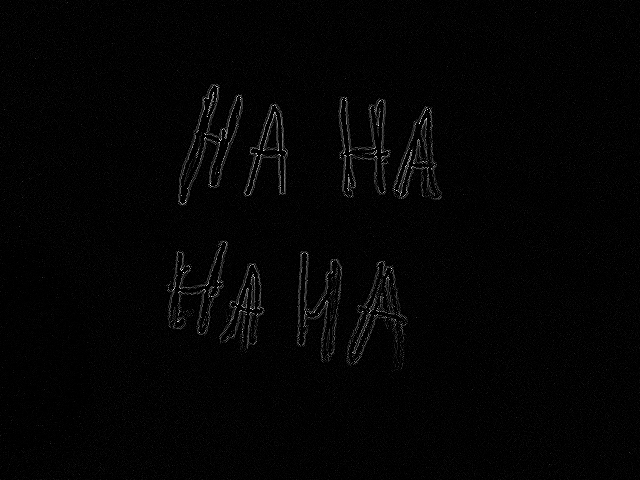
#> input picture imagens/HumorLaplaciano.png, 640 x 480 px, given in place of the camera
$ python equalize.py
#> lines starting #> are read from the running program, lines starting #| are printed output that depends on the picture; after the words box and inside, x2 and y2 are one past the last pixel; in counts of white or black regions, pixels touching at a corner belong together
# Nome:  equalize.py
# Autor: Igor Barbosa
# Última atualização : 25/10/2022
import cv2 as cv
import numpy as np

webcam = cv.VideoCapture(0)


if webcam.isOpened():
    validacao, frame = webcam.read()
#> frame is the input picture: shape (480, 640, 3); min 0, max 255, mean 3.9

    while validacao:
        validacao, frame = webcam.read()
        framegray = cv.cvtColor(frame, cv.COLOR_BGR2GRAY)
        histEqualize = cv.equalizeHist(framegray) #imagem Equalizada
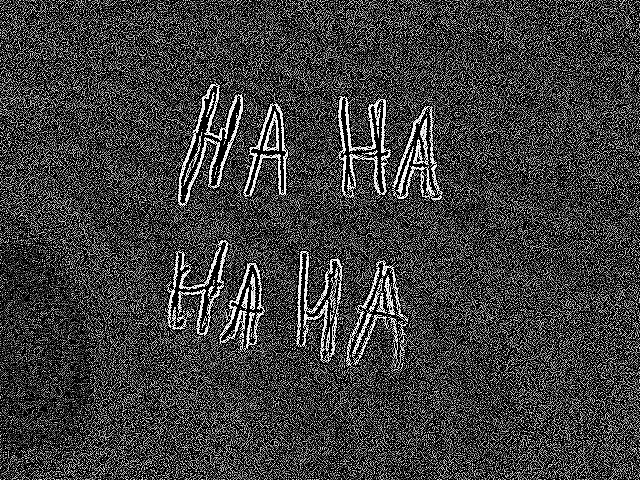
#> histEqualize: shape (480, 640); min 0, max 255, mean 61.8

        #Geração dos histogramas
        histSize = 64
        hist = cv.calcHist(framegray, [0], None, [histSize], (0,255), False)
#> hist = 64 values, max 474 at index 0, min 0 at index 6, mean 10
        histEqual = cv.calcHist(histEqualize, [0], None, [histSize], (0,255), False)
#> histEqual = 64 values, max 344 at index 0, min 0 at index 1, mean 10

        #Tamanho dos histogramas
        hist_w = 200
        hist_h = 100
        bin_w = int(round(hist_w/histSize))

        #Matrizes dos histogramas
        histImage = np.zeros((hist_h, hist_w), dtype=np.uint8)
        histImageEqual = np.zeros((hist_h, hist_w), dtype=np.uint8)

        #Normalização dos histogramas
        cv.normalize(hist, hist, 0, hist_h, norm_type=cv.NORM_MINMAX)
        cv.normalize(histEqual, histEqual, 0, hist_h, norm_type=cv.NORM_MINMAX)

        for i in range(1, histSize):
            cv.line(histImage, (bin_w*(i), hist_h - int(hist[i])),
                               (bin_w*(i), hist_h),
                               (255, 255, 255), thickness=2)
            cv.line(histImageEqual, (bin_w*(i), hist_h - int(histEqual[i])),
                               (bin_w*(i), hist_h),
                               (255, 255, 255), thickness=2)
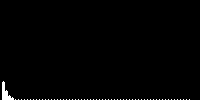
#> histImage: shape (100, 200); 0.81% white; 60 white regions (59 under 20 px), largest, box (x1, y1, x2, y2) and area: (2, 81, 14, 100) 103
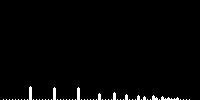
#> histImageEqual: shape (100, 200); 1.5% white; 57 white regions (51 under 20 px), largest, box (x1, y1, x2, y2) and area: (29, 86, 32, 100) 40, (53, 87, 56, 100) 37, (77, 87, 80, 100) 37, (161, 96, 179, 100) 36, (113, 92, 116, 100) 22, (152, 95, 158, 100) 20

        for x in range (0, hist_h-1):
            for y in range (0, hist_w-1):
                framegray[x,y] = histImage[x,y]
                histEqualize[x,y] = histImageEqual[x,y]
#> framegray: shape (480, 640); min 0, max 255, mean 3.8
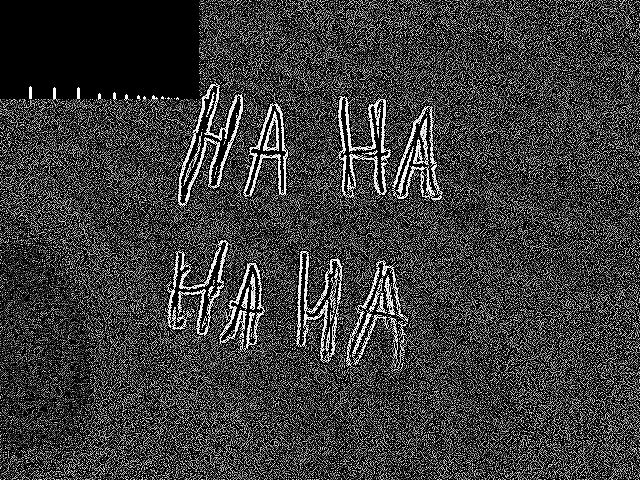
#> histEqualize: shape (480, 640); 2.89% of pixels changed, all inside (x1, y1, x2, y2) = (0, 0, 199, 99)

        cv.imshow('Hist', framegray)
        cv.imshow('Equalize',histEqualize)
        key = cv.waitKey(5)
#> (key Esc is pressed here)
        if key == 27: #esc
            break

cv.imwrite('./4.Equalize/Entrada.png', framegray)
cv.imwrite('./4.Equalize/EntradaEqualizada.png', histEqualize)
webcam.release()
cv.destroyAllWindows
